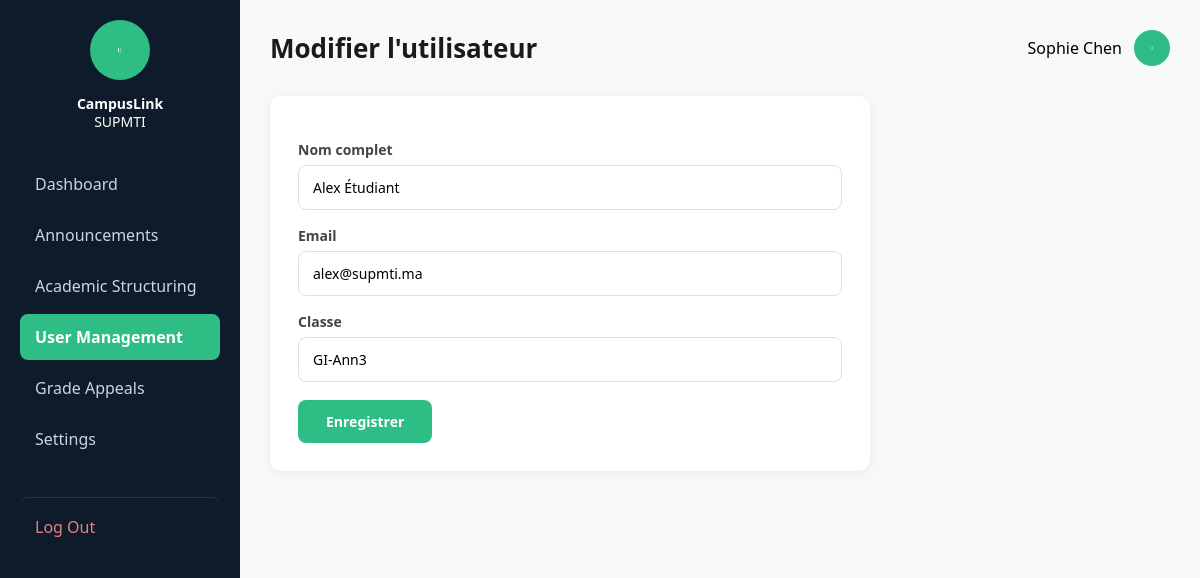
The app's page /admin/users/edit/1 (signed in) with its own data.
### tables this page shows
CREATE TABLE users (
        id INTEGER PRIMARY KEY AUTOINCREMENT,
        nom TEXT NOT NULL,
        email TEXT NOT NULL UNIQUE,
        mot_de_passe TEXT NOT NULL,
        role TEXT NOT NULL,
        classe TEXT,
        cne TEXT,
        cin TEXT,
        photo TEXT
    );

### app.py (the view, shortened to what this page needs)
@app.route('/admin/users/edit/<int:user_id>', methods=['GET', 'POST'])
def edit_user(user_id):
    if session.get('user_role') != 'admin':
        return redirect(url_for('login'))
    connexion = sqlite3.connect('campuslink.db')
    curseur = connexion.cursor()
    curseur.execute("SELECT id, nom, email, role, classe FROM users WHERE id = ?", (user_id,))
    utilisateur = curseur.fetchone()
    connexion.close()
    return render_template('edit_user.html', nom=session.get('user_nom'), utilisateur=utilisateur)

### app.py (called while the page is built)
@app.context_processor
def inject_current_user():
    current_role = session.get('user_role')
    current_nom = session.get('user_nom')
    current_photo = 'avatar.png'
    if 'user_id' in session:
        connexion = sqlite3.connect('campuslink.db')
        curseur = connexion.cursor()
        curseur.execute("SELECT photo FROM users WHERE id = ?", (session.get('user_id'),))
        resultat = curseur.fetchone()
        connexion.close()
        if resultat and resultat[0]:
            current_photo = resultat[0]
    return dict(
        current_role=current_role,
        current_nom=current_nom,
        current_photo=current_photo
    )

### templates/edit_user.html (shortened to what this page needs)
{% extends "base.html" %}
{% block page_header %}Modifier l'utilisateur{% endblock %}
{% block extra_css %}
<link rel="stylesheet" href="{{ url_for('static', filename='css/admin.css') }}">
{% endblock %}
{% block content %}
<div class="form-card" style="max-width: 600px;">
    <form method="POST">
        <label>Nom complet</label>
        <input type="text" name="nom" value="{{ utilisateur[1] }}" required>
        <label>Email</label>
        <input type="text" name="email" value="{{ utilisateur[2] }}" required>
        {% if utilisateur[3] == 'etudiant' %}
        <label>Classe</label>
        <input type="text" name="classe" value="{{ utilisateur[4] or '' }}">
        {% endif %}
        <button type="submit" class="btn-submit-small" style="margin-top: 18px;">Enregistrer</button>
    </form>
</div>
{% endblock %}

### static/css/dashboard.css (style rules this page uses)
* { margin: 0; padding: 0; box-sizing: border-box; font-family: 'Segoe UI', Arial, sans-serif; }

### static/css/admin.css (style rules this page uses)
.form-card { background: white; border-radius: 12px; padding: 28px; margin-bottom: 30px; box-shadow: 0 2px 10px rgba(0,0,0,0.06); }
.form-card label { display: block; font-weight: 600; font-size: 14px; color: #444; margin-top: 16px; margin-bottom: 6px; }
.form-card input[type="text"], .form-card textarea, .form-card select { width: 100%; padding: 12px 14px; border: 1.5px solid #e0e0e0; border-radius: 8px; font-size: 14px; font-family: inherit; transition: border-color 0.2s; }
.btn-submit-small { background-color: #2ebd85; color: white; padding: 12px 28px; border: none; border-radius: 8px; font-weight: 600; font-size: 14px; cursor: pointer; transition: background-color 0.2s; }

### records on screen
users: nom "Alex Étudiant", email "alex@supmti.ma", classe "GI-Ann3"

### other values on screen
{{ current_nom }} "Sophie Chen"
